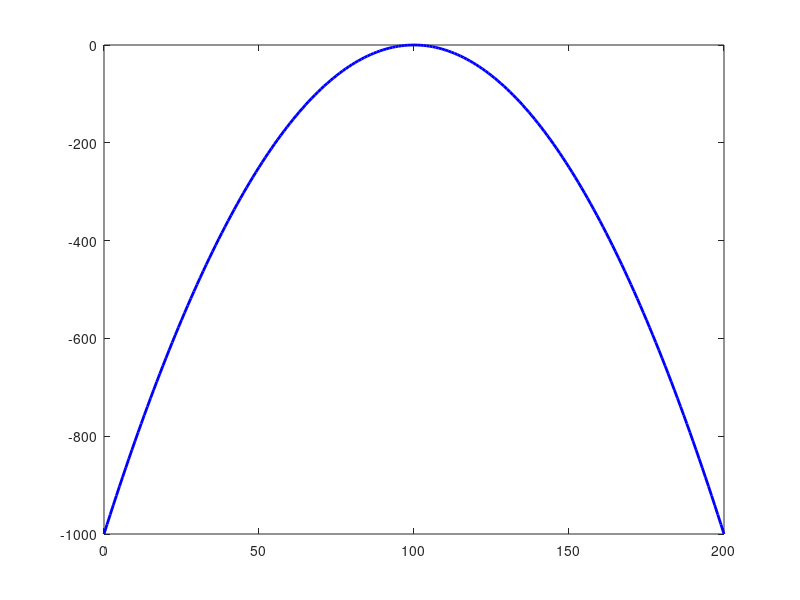

Write MATLAB code to recreate this figure. (Note: this script raises an error after producing the figure.)
%% MATLAB 4대 함수 씹어먹기 — 파트 2: fzero
% 강의 실습 스크립트 | 실행: F5 또는 섹션별 Ctrl+Enter

%% ========================================================
%  섹션 0: fzero 기본 문법 데모
% =========================================================
fprintf('=== fzero 기본 동작 확인 ===\n');

% 간단한 예: x^2 - 4 = 0 (근: x=2, x=-2)
f_simple = @(x) x.^2 - 4;

[x1, fv1, flag1] = fzero(f_simple, [0, 5]);
[x2, fv2, flag2] = fzero(f_simple, [-5, 0]);

fprintf('양의 근: x = %.6f  (f(x)=%.2e, flag=%d)\n', x1, fv1, flag1);
fprintf('음의 근: x = %.6f  (f(x)=%.2e, flag=%d)\n\n', x2, fv2, flag2);

%% ========================================================
%  예시 1: 손익분기점 찾기
% =========================================================
fprintf('=== 예시 1: 손익분기점 ===\n');
fprintf('R(q)=50q, C(q)=1000+30q+0.1q^2\n');

profit = @(q) 50*q - (1000 + 30*q + 0.1*q.^2);

% 그래프 먼저!
q_range = 0:1:200;
figure('Name', '예시 1: 손익분기점');
plot(q_range, profit(q_range), 'b-', 'LineWidth', 2);
hold on;
yline(0, 'r--', 'LineWidth', 1.5);
xlabel('생산량 q (개)'); ylabel('이익 (만원)');
title('손익분기점 분석');
grid on;

% 그래프에서 근이 2개임을 확인 → 구간 분리
[q1, fv1, flag1] = fzero(profit, [1, 50]);
[q2, fv2, flag2] = fzero(profit, [50, 200]);

plot(q1, 0, 'ro', 'MarkerSize', 12, 'MarkerFaceColor', 'r');
plot(q2, 0, 'go', 'MarkerSize', 12, 'MarkerFaceColor', 'g');
legend('이익 곡선', '기준선(이익=0)', ...
       sprintf('BEP1 q=%.1f', q1), sprintf('BEP2 q=%.1f', q2));

fprintf('손익분기점 1: q = %.2f  (flag=%d)\n', q1, flag1);
fprintf('손익분기점 2: q = %.2f  (flag=%d)\n', q2, flag2);
fprintf('이익 구간: %.1f < q < %.1f\n\n', q1, q2);

%% ========================================================
%  예시 2: 열전달 초월방정식
% =========================================================
fprintf('=== 예시 2: 열전달 초월방정식 ===\n');
fprintf('tanh(mL) / (mL) = 0.8\n');

heat_eq = @(x) tanh(x)./x - 0.8;

% 그래프 확인
x_range = 0.01:0.01:5;
figure('Name', '예시 2: 열전달 방정식');
plot(x_range, heat_eq(x_range), 'b-', 'LineWidth', 2);
hold on;
yline(0, 'r--', 'LineWidth', 1.5);
xlabel('mL'); ylabel('tanh(mL)/mL - 0.8');
title('열전달 방정식의 근 탐색');
grid on; ylim([-1, 0.5]);

[mL_sol, fval, flag] = fzero(heat_eq, [0.1, 5]);
plot(mL_sol, 0, 'ro', 'MarkerSize', 12, 'MarkerFaceColor', 'r');

fprintf('mL 해: %.6f\n', mL_sol);
fprintf('검증: f(mL) = %.2e  (0에 가까울수록 정확)\n', fval);
fprintf('핀 효율: %.6f  (목표: 0.8000)\n', tanh(mL_sol)/mL_sol);
fprintf('exitflag: %d\n\n', flag);

%% ========================================================
%  예시 3: 초기값 선택의 중요성
% =========================================================
fprintf('=== 예시 3: 초기값 선택의 중요성 ===\n');

f3 = @(x) x.^3 - 6*x.^2 + 11*x - 6;  % (x-1)(x-2)(x-3)

% 그래프
x_range3 = 0:0.01:4;
figure('Name', '예시 3: 초기값 의존성');
plot(x_range3, f3(x_range3), 'b-', 'LineWidth', 2);
hold on;
yline(0, 'r--', 'LineWidth', 1.5);
scatter([1,2,3], [0,0,0], 120, 'ro', 'filled');
xlabel('x'); ylabel('f(x)');
title('f(x) = (x-1)(x-2)(x-3)의 세 근');
grid on;

% 각기 다른 초기값
fprintf('%-12s %-12s %-8s\n', '초기값', '수렴점', 'exitflag');
fprintf('%s\n', repmat('-', 1, 35));

init_vals = {0.5, 1.8, 2.8};
for k = 1:3
    [xi, ~, fi] = fzero(f3, init_vals{k});
    fprintf('x0 = %-6.1f → x = %.4f  (flag=%d)\n', init_vals{k}, xi, fi);
end

fprintf('\n안전한 방법 — 구간 지정:\n');
[x_safe, fv_safe, flag_safe] = fzero(f3, [1.5, 2.5]);
fprintf('fzero(f, [1.5, 2.5]) → x = %.4f  (flag=%d)\n\n', x_safe, flag_safe);

%% ========================================================
%  학생 실습 정답
% =========================================================
fprintf('=== 실습 문제 1 정답: e^x - 3x = 0 ===\n');
f_ex = @(x) exp(x) - 3*x;

% 그래프 확인
figure('Name', '실습1: e^x - 3x = 0');
fplot(f_ex, [0, 3], 'b-', 'LineWidth', 2);
hold on; yline(0, 'r--'); grid on;
title('e^x - 3x = 0'); xlabel('x'); ylabel('f(x)');

[x1_ex, ~, f1_ex] = fzero(f_ex, [0, 1]);
[x2_ex, ~, f2_ex] = fzero(f_ex, [1, 2]);
fprintf('근 1: x = %.6f  (flag=%d)\n', x1_ex, f1_ex);
fprintf('근 2: x = %.6f  (flag=%d)\n\n', x2_ex, f2_ex);

fprintf('=== 실습 문제 2 정답: 탱크 방정식 ===\n');
tank = @(t) t - 100*(1 - exp(-t/50)) - 30;
[t_sol, fval_tank, flag_tank] = fzero(tank, [0, 200]);
fprintf('t = %.4f초\n', t_sol);
fprintf('f(t) = %.2e, flag = %d\n', fval_tank, flag_tank);
